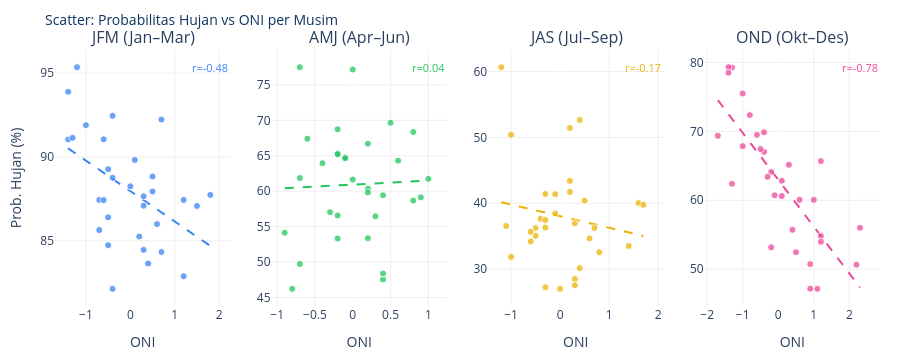

The notebook cell saved with this chart:
### Markdown cell above
## 6. Regresi Linear: Scatter Plot CH vs ONI per Musim

**Variabel:**
- **X (prediktor):** `ONI_{musim}` — nilai Oceanic Niño Index
- **Y (respons):** `CH_{musim}` — probabilitas hujan rata-rata (%)

Regresi menggunakan `np.polyfit(x, y, 1)` — identik dengan app.py.

### Code cell
valid_seasons = [s for s in SEASON_ORDER
                 if f'CH_{s}' in corr_df.columns and f'ONI_{s}' in corr_df.columns]
n = len(valid_seasons)

fig_sc = make_subplots(
    rows=1, cols=n,
    subplot_titles=[f'{s} ({SEASON_MONTHS[s]})' for s in valid_seasons]
)

# Tabel ringkasan regresi
reg_summary = []

for i, s in enumerate(valid_seasons, 1):
    x_data = corr_df[f'ONI_{s}']
    y_data = corr_df[f'CH_{s}']
    color  = SEASON_COLORS[s]

    # ── Regresi Linear (identik dengan app.py) ──
    mask = x_data.notna() & y_data.notna()
    if mask.sum() > 2:
        coef   = np.polyfit(x_data[mask], y_data[mask], 1)  # [slope, intercept]
        x_line = np.linspace(x_data.min(), x_data.max(), 50)
        y_line = np.polyval(coef, x_line)
        r_val  = np.corrcoef(x_data[mask], y_data[mask])[0, 1]

        reg_summary.append({
            'Musim': s,
            'Slope (b1)': round(coef[0], 4),
            'Intercept (b0)': round(coef[1], 4),
            'r (Pearson)': round(r_val, 4),
            'r² (R-squared)': round(r_val**2, 4),
            'n': int(mask.sum()),
        })

        # Garis regresi
        fig_sc.add_trace(
            go.Scatter(x=x_line, y=y_line, mode='lines',
                       line=dict(color=color, width=2, dash='dash'),
                       name=f'Trend {s}', showlegend=False),
            row=1, col=i
        )
        # Label r
        fig_sc.add_annotation(
            x=x_data.max(), y=y_data.max(),
            text=f'r={r_val:.2f}',
            showarrow=False, font=dict(size=11, color=color),
            xref=f'x{i}', yref=f'y{i}'
        )

    # Scatter points
    fig_sc.add_trace(
        go.Scatter(
            x=x_data, y=y_data,
            mode='markers',
            marker=dict(color=color, size=7, opacity=0.75,
                        line=dict(color='white', width=1)),
            text=corr_df['Year'],
            hovertemplate='Tahun: %{text}<br>ONI: %{x:.2f}<br>CH: %{y:.1f}%<extra></extra>',
            name=s, showlegend=False
        ),
        row=1, col=i
    )
    fig_sc.update_xaxes(title_text='ONI', row=1, col=i, gridcolor='#eee')
    fig_sc.update_yaxes(title_text='Prob. Hujan (%)' if i == 1 else '',
                        row=1, col=i, gridcolor='#eee')

fig_sc.update_layout(
    plot_bgcolor='white', paper_bgcolor='white',
    height=360,
    margin=dict(l=55, r=20, t=50, b=50),
    title=dict(text='Scatter: Probabilitas Hujan vs ONI per Musim',
               font=dict(size=14, color='#0f3460'))
)
fig_sc.show()

### Figure 1 — Plotly figure (JSON) as saved in the notebook; plotly's stock layout.template omitted (floating-point values rounded to 4 significant figures)
{"data": [{"line": {"color": "#3b82f6", "dash": "dash", "width": 2}, "mode": "lines", "name": "Trend JFM", "showlegend": false, "type": "scatter", "x": [-1.4, -1.335, -1.269, -1.204, -1.139, -1.073, -1.008, -0.9429, -0.8776, -0.8122, -0.7469, -0.6816, -0.6163, -0.551, -0.4857, -0.4204, -0.3551, -0.2898, -0.2245, -0.1592, -0.09388, -0.02857, 0.03673, 0.102, 0.1673, 0.2327, 0.298, 0.3633, 0.4286, 0.4939, 0.5592, 0.6245, 0.6898, 0.7551, 0.8204, 0.8857, 0.951, 1.016, 1.082, 1.147, 1.212, 1.278, 1.343, 1.408, 1.473, 1.539, 1.604, 1.669, 1.735, 1.8], "xaxis": "x", "y": [90.51, 90.39, 90.27, 90.15, 90.04, 89.92, 89.8, 89.68, 89.56, 89.44, 89.32, 89.21, 89.09, 88.97, 88.85, 88.73, 88.61, 88.49, 88.38, 88.26, 88.14, 88.02, 87.9, 87.78, 87.66, 87.55, 87.43, 87.31, 87.19, 87.07, 86.95, 86.83, 86.72, 86.6, 86.48, 86.36, 86.24, 86.12, 86.0, 85.89, 85.77, 85.65, 85.53, 85.41, 85.29, 85.17, 85.06, 84.94, 84.82, 84.7], "yaxis": "y"}, {"hovertemplate": "Tahun: %{text}<br>ONI: %{x:.2f}<br>CH: %{y:.1f}%<extra></extra>", "marker": {"color": "#3b82f6", "line": {"color": "white", "width": 1}, "opacity": 0.75, "size": 7}, "mode": "markers", "name": "JFM", "showlegend": false, "text": [1985.0, 1986.0, 1987.0, 1988.0, 1989.0, 1990.0, 1991.0, 1992.0, 1993.0, 1994.0, 1995.0, 1996.0, 1997.0, 1998.0, 1999.0, 2000.0, 2001.0, 2002.0, 2003.0, 2004.0, 2005.0, 2006.0, 2007.0, 2008.0, 2009.0, 2010.0, 2011.0, 2012.0, 2013.0, 2014.0, 2015.0], "type": "scatter", "x": [-0.7, -0.4, 1.2, 0.5, -1.4, 0.2, 0.3, 1.5, 0.3, 0.1, 0.7, -0.7, -0.4, 1.8, -1.2, -1.4, -0.5, 0.0, 0.7, 0.3, 0.6, -0.6, 0.4, -1.3, -0.6, 1.2, -1.0, -0.5, -0.4, -0.5, 0.5], "xaxis": "x", "y": [85.64, 92.46, 87.44, 88.84, 91.05, 85.26, 87.1, 87.08, 84.46, 89.82, 92.23, 87.43, 82.14, 87.74, 95.35, 93.89, 89.27, 88.25, 84.34, 87.65, 86.0, 91.05, 83.65, 91.14, 87.43, 82.89, 91.9, 86.4, 88.76, 84.74, 87.95], "yaxis": "y"}, {"line": {"color": "#22c55e", "dash": "dash", "width": 2}, "mode": "lines", "name": "Trend AMJ", "showlegend": false, "type": "scatter", "x": [-0.9, -0.8612, -0.8224, -0.7837, -0.7449, -0.7061, -0.6673, -0.6286, -0.5898, -0.551, -0.5122, -0.4735, -0.4347, -0.3959, -0.3571, -0.3184, -0.2796, -0.2408, -0.202, -0.1633, -0.1245, -0.08571, -0.04694, -0.008163, 0.03061, 0.06939, 0.1082, 0.1469, 0.1857, 0.2245, 0.2633, 0.302, 0.3408, 0.3796, 0.4184, 0.4571, 0.4959, 0.5347, 0.5735, 0.6122, 0.651, 0.6898, 0.7286, 0.7673, 0.8061, 0.8449, 0.8837, 0.9224, 0.9612, 1.0], "xaxis": "x2", "y": [60.42, 60.44, 60.46, 60.48, 60.51, 60.53, 60.55, 60.57, 60.59, 60.62, 60.64, 60.66, 60.68, 60.7, 60.72, 60.75, 60.77, 60.79, 60.81, 60.83, 60.86, 60.88, 60.9, 60.92, 60.94, 60.96, 60.99, 61.01, 61.03, 61.05, 61.07, 61.1, 61.12, 61.14, 61.16, 61.18, 61.2, 61.23, 61.25, 61.27, 61.29, 61.31, 61.34, 61.36, 61.38, 61.4, 61.42, 61.44, 61.47, 61.49], "yaxis": "y2"}, {"hovertemplate": "Tahun: %{text}<br>ONI: %{x:.2f}<br>CH: %{y:.1f}%<extra></extra>", "marker": {"color": "#22c55e", "line": {"color": "white", "width": 1}, "opacity": 0.75, "size": 7}, "mode": "markers", "name": "AMJ", "showlegend": false, "text": [1985.0, 1986.0, 1987.0, 1988.0, 1989.0, 1990.0, 1991.0, 1992.0, 1993.0, 1994.0, 1995.0, 1996.0, 1997.0, 1998.0, 1999.0, 2000.0, 2001.0, 2002.0, 2003.0, 2004.0, 2005.0, 2006.0, 2007.0, 2008.0, 2009.0, 2010.0, 2011.0, 2012.0, 2013.0, 2014.0, 2015.0], "type": "scatter", "x": [-0.7, -0.1, 0.9, -0.8, -0.6, 0.2, 0.4, 1.0, 0.8, 0.4, 0.2, -0.2, 0.6, 0.5, -0.9, -0.7, -0.2, 0.4, -0.2, 0.2, 0.3, 0.0, -0.2, -0.7, 0.2, 0.0, -0.4, -0.3, -0.2, -0.1, 0.8], "xaxis": "x2", "y": [61.86, 64.78, 59.13, 46.22, 67.4, 60.34, 59.42, 61.74, 68.35, 47.52, 66.7, 56.57, 64.31, 69.66, 54.13, 77.5, 65.25, 48.38, 53.33, 59.82, 56.46, 61.64, 65.23, 49.72, 53.36, 77.17, 63.95, 57.03, 68.74, 64.64, 58.67], "yaxis": "y2"}, {"line": {"color": "#eab308", "dash": "dash", "width": 2}, "mode": "lines", "name": "Trend JAS", "showlegend": false, "type": "scatter", "x": [-1.2, -1.141, -1.082, -1.022, -0.9633, -0.9041, -0.8449, -0.7857, -0.7265, -0.6673, -0.6082, -0.549, -0.4898, -0.4306, -0.3714, -0.3122, -0.2531, -0.1939, -0.1347, -0.07551, -0.01633, 0.04286, 0.102, 0.1612, 0.2204, 0.2796, 0.3388, 0.398, 0.4571, 0.5163, 0.5755, 0.6347, 0.6939, 0.7531, 0.8122, 0.8714, 0.9306, 0.9898, 1.049, 1.108, 1.167, 1.227, 1.286, 1.345, 1.404, 1.463, 1.522, 1.582, 1.641, 1.7], "xaxis": "x3", "y": [40.16, 40.06, 39.95, 39.85, 39.74, 39.64, 39.53, 39.43, 39.33, 39.22, 39.12, 39.01, 38.91, 38.8, 38.7, 38.59, 38.49, 38.39, 38.28, 38.18, 38.07, 37.97, 37.86, 37.76, 37.65, 37.55, 37.44, 37.34, 37.24, 37.13, 37.03, 36.92, 36.82, 36.71, 36.61, 36.5, 36.4, 36.3, 36.19, 36.09, 35.98, 35.88, 35.77, 35.67, 35.56, 35.46, 35.36, 35.25, 35.15, 35.04], "yaxis": "y3"}, {"hovertemplate": "Tahun: %{text}<br>ONI: %{x:.2f}<br>CH: %{y:.1f}%<extra></extra>", "marker": {"color": "#eab308", "line": {"color": "white", "width": 1}, "opacity": 0.75, "size": 7}, "mode": "markers", "name": "JAS", "showlegend": false, "text": [1985.0, 1986.0, 1987.0, 1988.0, 1989.0, 1990.0, 1991.0, 1992.0, 1993.0, 1994.0, 1995.0, 1996.0, 1997.0, 1998.0, 1999.0, 2000.0, 2001.0, 2002.0, 2003.0, 2004.0, 2005.0, 2006.0, 2007.0, 2008.0, 2009.0, 2010.0, 2011.0, 2012.0, 2013.0, 2014.0, 2015.0], "type": "scatter", "x": [-0.4, 0.4, 1.6, -1.1, -0.3, 0.3, 0.7, 0.2, 0.2, 0.4, -0.5, -0.3, 1.7, -1.0, -1.0, -0.5, -0.1, 0.8, 0.2, 0.6, -0.1, 0.3, -0.6, -0.3, 0.5, -1.2, -0.6, 0.3, -0.3, 0.0, 1.4], "xaxis": "x3", "y": [37.65, 52.63, 40.04, 36.55, 37.45, 36.95, 36.24, 43.39, 51.43, 30.16, 36.23, 41.41, 39.76, 50.39, 31.85, 35.05, 38.45, 32.55, 41.71, 34.66, 41.38, 28.5, 34.21, 27.26, 40.4, 60.66, 35.66, 27.55, 36.32, 27.01, 33.51], "yaxis": "y3"}, {"line": {"color": "#ec4899", "dash": "dash", "width": 2}, "mode": "lines", "name": "Trend OND", "showlegend": false, "type": "scatter", "x": [-1.7, -1.618, -1.537, -1.455, -1.373, -1.292, -1.21, -1.129, -1.047, -0.9653, -0.8837, -0.802, -0.7204, -0.6388, -0.5571, -0.4755, -0.3939, -0.3122, -0.2306, -0.149, -0.06735, 0.01429, 0.09592, 0.1776, 0.2592, 0.3408, 0.4224, 0.5041, 0.5857, 0.6673, 0.749, 0.8306, 0.9122, 0.9939, 1.076, 1.157, 1.239, 1.32, 1.402, 1.484, 1.565, 1.647, 1.729, 1.81, 1.892, 1.973, 2.055, 2.137, 2.218, 2.3], "xaxis": "x4", "y": [74.54, 73.99, 73.43, 72.88, 72.32, 71.77, 71.21, 70.66, 70.1, 69.54, 68.99, 68.43, 67.88, 67.32, 66.77, 66.21, 65.66, 65.1, 64.55, 63.99, 63.44, 62.88, 62.32, 61.77, 61.21, 60.66, 60.1, 59.55, 58.99, 58.44, 57.88, 57.33, 56.77, 56.22, 55.66, 55.11, 54.55, 53.99, 53.44, 52.88, 52.33, 51.77, 51.22, 50.66, 50.11, 49.55, 49.0, 48.44, 47.89, 47.33], "yaxis": "y4"}, {"hovertemplate": "Tahun: %{text}<br>ONI: %{x:.2f}<br>CH: %{y:.1f}%<extra></extra>", "marker": {"color": "#ec4899", "line": {"color": "white", "width": 1}, "opacity": 0.75, "size": 7}, "mode": "markers", "name": "OND", "showlegend": false, "text": [1985.0, 1986.0, 1987.0, 1988.0, 1989.0, 1990.0, 1991.0, 1992.0, 1993.0, 1994.0, 1995.0, 1996.0, 1997.0, 1998.0, 1999.0, 2000.0, 2001.0, 2002.0, 2003.0, 2004.0, 2005.0, 2006.0, 2007.0, 2008.0, 2009.0, 2010.0, 2011.0, 2012.0, 2013.0, 2014.0, 2015.0], "type": "scatter", "x": [-0.2, 1.0, 1.2, -1.7, -0.2, 0.4, 1.2, -0.1, 0.1, 0.9, -1.0, -0.4, 2.3, -1.3, -1.4, -0.8, -0.4, 1.2, 0.3, 0.6, -0.5, 0.9, -1.3, -0.6, 1.1, -1.4, -1.0, 0.1, -0.3, 0.5, 2.2], "xaxis": "x4", "y": [64.1, 60.06, 65.68, 69.36, 53.17, 55.71, 54.8, 60.73, 62.83, 50.73, 67.86, 67.03, 56.0, 79.28, 79.32, 72.36, 69.86, 53.96, 65.15, 60.06, 67.43, 47.17, 62.39, 69.5, 47.14, 78.51, 75.5, 60.61, 63.39, 52.46, 50.64], "yaxis": "y4"}], "layout": {"annotations": [{"font": {"size": 16}, "showarrow": false, "text": "JFM (Jan–Mar)", "x": 0.1062, "xanchor": "center", "xref": "paper", "y": 1, "yanchor": "bottom", "yref": "paper"}, {"font": {"size": 16}, "showarrow": false, "text": "AMJ (Apr–Jun)", "x": 0.3688, "xanchor": "center", "xref": "paper", "y": 1, "yanchor": "bottom", "yref": "paper"}, {"font": {"size": 16}, "showarrow": false, "text": "JAS (Jul–Sep)", "x": 0.6313, "xanchor": "center", "xref": "paper", "y": 1, "yanchor": "bottom", "yref": "paper"}, {"font": {"size": 16}, "showarrow": false, "text": "OND (Okt–Des)", "x": 0.8938, "xanchor": "center", "xref": "paper", "y": 1, "yanchor": "bottom", "yref": "paper"}, {"font": {"color": "#3b82f6", "size": 11}, "showarrow": false, "text": "r=-0.48", "x": 1.8, "xref": "x", "y": 95.35, "yref": "y"}, {"font": {"color": "#22c55e", "size": 11}, "showarrow": false, "text": "r=0.04", "x": 1, "xref": "x2", "y": 77.5, "yref": "y2"}, {"font": {"color": "#eab308", "size": 11}, "showarrow": false, "text": "r=-0.17", "x": 1.7, "xref": "x3", "y": 60.66, "yref": "y3"}, {"font": {"color": "#ec4899", "size": 11}, "showarrow": false, "text": "r=-0.78", "x": 2.3, "xref": "x4", "y": 79.32, "yref": "y4"}], "height": 360, "margin": {"b": 50, "l": 55, "r": 20, "t": 50}, "paper_bgcolor": "white", "plot_bgcolor": "white", "title": {"font": {"color": "#0f3460", "size": 14}, "text": "Scatter: Probabilitas Hujan vs ONI per Musim"}, "xaxis": {"anchor": "y", "domain": [0, 0.2125], "gridcolor": "#eee", "title": {"text": "ONI"}}, "xaxis2": {"anchor": "y2", "domain": [0.2625, 0.475], "gridcolor": "#eee", "title": {"text": "ONI"}}, "xaxis3": {"anchor": "y3", "domain": [0.525, 0.7375], "gridcolor": "#eee", "title": {"text": "ONI"}}, "xaxis4": {"anchor": "y4", "domain": [0.7875, 1], "gridcolor": "#eee", "title": {"text": "ONI"}}, "yaxis": {"anchor": "x", "domain": [0, 1], "gridcolor": "#eee", "title": {"text": "Prob. Hujan (%)"}}, "yaxis2": {"anchor": "x2", "domain": [0, 1], "gridcolor": "#eee", "title": {"text": ""}}, "yaxis3": {"anchor": "x3", "domain": [0, 1], "gridcolor": "#eee", "title": {"text": ""}}, "yaxis4": {"anchor": "x4", "domain": [0, 1], "gridcolor": "#eee", "title": {"text": ""}}}}
